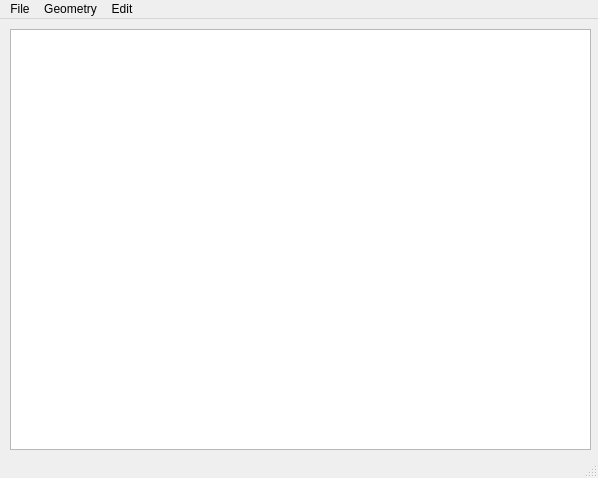
<?xml version="1.0" encoding="UTF-8"?>
<ui version="4.0">
 <class>MainWindow</class>
 <widget class="QMainWindow" name="MainWindow">
  <property name="geometry">
   <rect>
    <x>0</x>
    <y>0</y>
    <width>598</width>
    <height>478</height>
   </rect>
  </property>
  <property name="windowTitle">
   <string>MainWindow</string>
  </property>
  <widget class="QWidget" name="centralwidget">
   <widget class="QGraphicsView" name="graphicsView">
    <property name="geometry">
     <rect>
      <x>10</x>
      <y>10</y>
      <width>581</width>
      <height>421</height>
     </rect>
    </property>
   </widget>
  </widget>
  <widget class="QMenuBar" name="menubar">
   <property name="geometry">
    <rect>
     <x>0</x>
     <y>0</y>
     <width>598</width>
     <height>22</height>
    </rect>
   </property>
   <widget class="QMenu" name="menuFile">
    <property name="title">
     <string>File</string>
    </property>
    <addaction name="actionOpen"/>
    <addaction name="actionSave"/>
    <addaction name="actionExit"/>
   </widget>
   <widget class="QMenu" name="menuGeometry">
    <property name="title">
     <string>Geometry</string>
    </property>
    <widget class="QMenu" name="menuPoint">
     <property name="title">
      <string>Point</string>
     </property>
     <addaction name="actionCursor"/>
     <addaction name="actionCoordinates"/>
    </widget>
    <widget class="QMenu" name="menuLine">
     <property name="title">
      <string>Line</string>
     </property>
     <addaction name="actionCursor_2"/>
     <addaction name="actionCoordinates_2"/>
    </widget>
    <addaction name="menuPoint"/>
    <addaction name="menuLine"/>
   </widget>
   <widget class="QMenu" name="menuEdit">
    <property name="title">
     <string>Edit</string>
    </property>
    <widget class="QMenu" name="menuPoint_2">
     <property name="title">
      <string>Point</string>
     </property>
     <addaction name="actionCursor_3"/>
     <addaction name="actionCoordinates_3"/>
    </widget>
    <widget class="QMenu" name="menuLine_2">
     <property name="title">
      <string>Line</string>
     </property>
     <widget class="QMenu" name="menuEndpoints">
      <property name="title">
       <string>Endpoints</string>
      </property>
      <addaction name="actionCursor_4"/>
      <addaction name="actionCoordinates_4"/>
     </widget>
     <addaction name="menuEndpoints"/>
    </widget>
    <addaction name="menuPoint_2"/>
    <addaction name="menuLine_2"/>
   </widget>
   <addaction name="menuFile"/>
   <addaction name="menuGeometry"/>
   <addaction name="menuEdit"/>
  </widget>
  <widget class="QStatusBar" name="statusbar"/>
  <action name="actionOpen">
   <property name="text">
    <string>Open</string>
   </property>
  </action>
  <action name="actionSave">
   <property name="text">
    <string>Save</string>
   </property>
  </action>
  <action name="actionExit">
   <property name="text">
    <string>Exit</string>
   </property>
  </action>
  <action name="actionCursor">
   <property name="text">
    <string>Cursor</string>
   </property>
  </action>
  <action name="actionCoordinates">
   <property name="text">
    <string>Coordinates</string>
   </property>
  </action>
  <action name="actionCursor_2">
   <property name="text">
    <string>Cursor</string>
   </property>
  </action>
  <action name="actionCoordinates_2">
   <property name="text">
    <string>Coordinates</string>
   </property>
  </action>
  <action name="actionCursor_3">
   <property name="text">
    <string>Cursor</string>
   </property>
  </action>
  <action name="actionCoordinates_3">
   <property name="text">
    <string>Coordinates</string>
   </property>
  </action>
  <action name="actionCursor_4">
   <property name="text">
    <string>Cursor</string>
   </property>
  </action>
  <action name="actionCoordinates_4">
   <property name="text">
    <string>Coordinates</string>
   </property>
  </action>
 </widget>
 <resources/>
 <connections/>
</ui>
